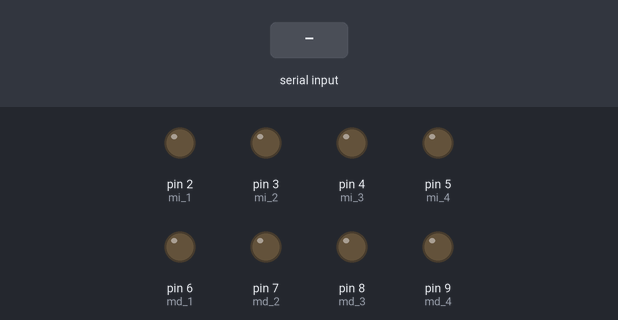
Bench run of a sketch on a simulated Arduino Uno, built with avr-gcc and run on an emulated ATmega328P. On the bench: output pins drawn as LEDs (lit = HIGH). The inputs (shaded band) are chosen by the test bench.

Above: at 1.2 s.
1.3 s: "A" received over Serial
At 6.9 s:
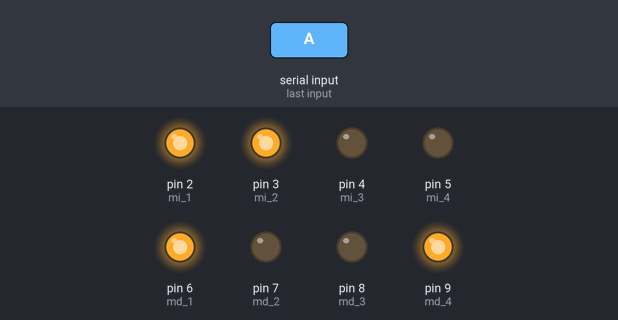
7.3 s: "D" received over Serial
At 9.9 s:
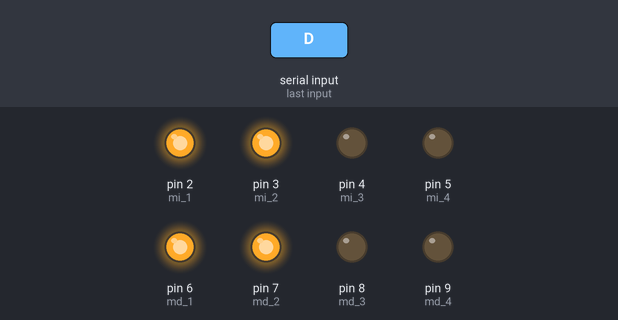
10.3 s: "I" received over Serial
At 13.1 s:
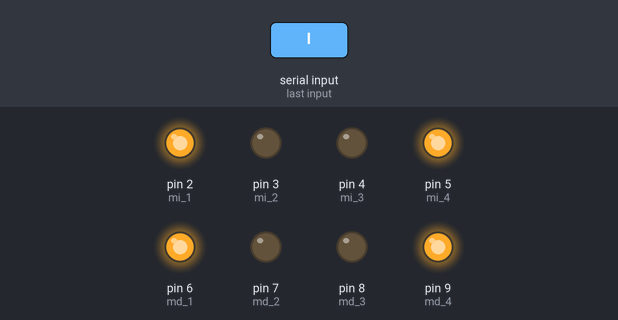
13.3 s: "I" received over Serial
At 14.08 s:
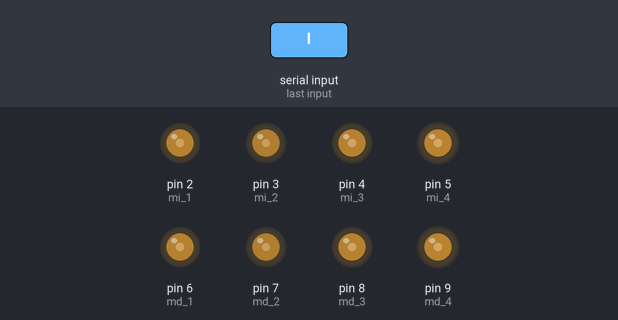
Timing chart, 0 to 17.1 s (numbered marks = the images above; inputs shaded):
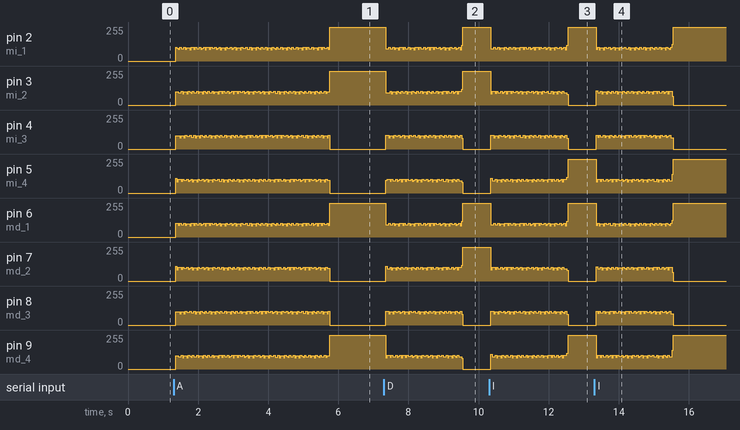

The sketch:

_LAB_011_Controladora_v1.ino
```cpp
int md_1 = 6;
int md_2 = 7;
int md_3 = 8;
int md_4 = 9;

int mi_1 = 2;
int mi_2 = 3;
int mi_3 = 4;
int mi_4 = 5;

int pasos_azanzar = 4096;
int pasos_giro = 2048;

int Paso [ 8 ][ 4 ] =
   {  {1, 0, 0, 0},
      {1, 1, 0, 0},
      {0, 1, 0, 0},
      {0, 1, 1, 0},
      {0, 0, 1, 0},
      {0, 0, 1, 1},
      {0, 0, 0, 1},
      {1, 0, 0, 1}
   };

char choice[1];
int pasos_derecha = 0;
int pasos_izquierda = 0;

void setup() {
  Serial.begin(9600);

  pinMode(md_1, OUTPUT);
  pinMode(md_2, OUTPUT);
  pinMode(md_3, OUTPUT);
  pinMode(md_4, OUTPUT);

  pinMode(mi_1, OUTPUT);
  pinMode(mi_2, OUTPUT);
  pinMode(mi_3, OUTPUT);
  pinMode(mi_4, OUTPUT);
}

void loop() {

  if (Serial.available()){
    choice[0] = Serial.read();

    if (choice[0] == 'A'){
      avanzar();
    } else if (choice[0] == 'D') {
      derecha();
    } else if (choice[0] == 'I') {
      izquierda();
    }
  }

}

void avanzar() {

  for(int i=0; i<pasos_azanzar; i++){
    digitalWrite( md_1, Paso[pasos_derecha][ 0] );
    digitalWrite( md_2, Paso[pasos_derecha][ 1] );
    digitalWrite( md_3, Paso[pasos_derecha][ 2] );
    digitalWrite( md_4, Paso[pasos_derecha][ 3] );

    digitalWrite( mi_1, Paso[pasos_izquierda][ 0] );
    digitalWrite( mi_2, Paso[pasos_izquierda][ 1] );
    digitalWrite( mi_3, Paso[pasos_izquierda][ 2] );
    digitalWrite( mi_4, Paso[pasos_izquierda][ 3] );

    pasos_derecha++;
    pasos_izquierda--;
    pasos_derecha = (pasos_derecha + 8) % 8;
    pasos_izquierda = (pasos_izquierda + 8) % 8;

    delay (1) ;
  }

}

void derecha() {

  for(int i=0; i<pasos_giro; i++){
    digitalWrite( md_1, Paso[pasos_derecha][ 0] );
    digitalWrite( md_2, Paso[pasos_derecha][ 1] );
    digitalWrite( md_3, Paso[pasos_derecha][ 2] );
    digitalWrite( md_4, Paso[pasos_derecha][ 3] );

    digitalWrite( mi_1, Paso[pasos_izquierda][ 0] );
    digitalWrite( mi_2, Paso[pasos_izquierda][ 1] );
    digitalWrite( mi_3, Paso[pasos_izquierda][ 2] );
    digitalWrite( mi_4, Paso[pasos_izquierda][ 3] );

    pasos_derecha--;
    pasos_izquierda--;
    pasos_derecha = (pasos_derecha + 8) % 8;
    pasos_izquierda = (pasos_izquierda + 8) % 8;

    delay (1) ;
  }

}

void izquierda() {

  for(int i=0; i<pasos_giro; i++){
    digitalWrite( md_1, Paso[pasos_derecha][ 0] );
    digitalWrite( md_2, Paso[pasos_derecha][ 1] );
    digitalWrite( md_3, Paso[pasos_derecha][ 2] );
    digitalWrite( md_4, Paso[pasos_derecha][ 3] );

    digitalWrite( mi_1, Paso[pasos_izquierda][ 0] );
    digitalWrite( mi_2, Paso[pasos_izquierda][ 1] );
    digitalWrite( mi_3, Paso[pasos_izquierda][ 2] );
    digitalWrite( mi_4, Paso[pasos_izquierda][ 3] );

    pasos_derecha++;
    pasos_izquierda++;
    pasos_derecha = (pasos_derecha + 8) % 8;
    pasos_izquierda = (pasos_izquierda + 8) % 8;

    delay (1) ;
  }

}
```
